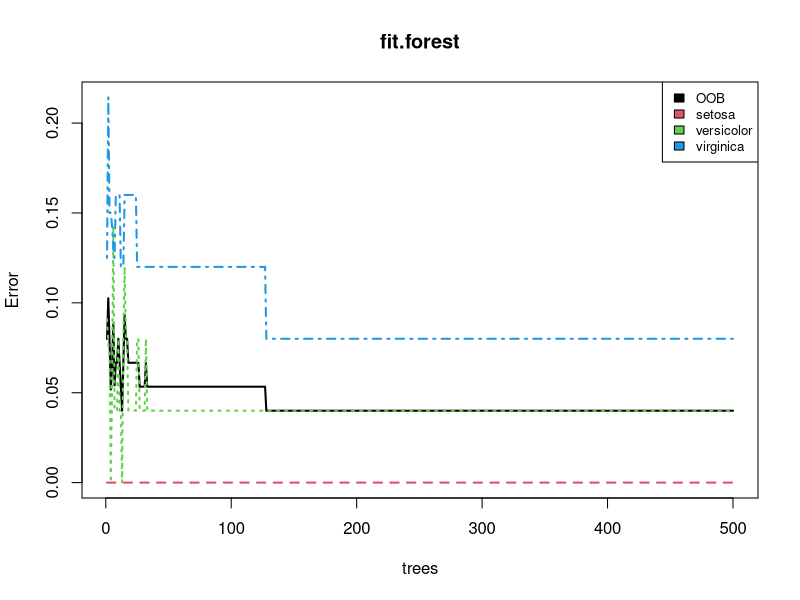

Recreate this plot in R.
# Using Random Forest
install.packages("randomForest")
library(randomForest)
data(iris)
View(iris)
# Splitting data into training and testing. As the species are in order 
# splitting the data based on species 

iris_setosa<-iris[iris$Species=="setosa",] # 50
iris_versicolor <- iris[iris$Species=="versicolor",] # 50
iris_virginica <- iris[iris$Species=="virginica",] # 50
iris_train <- rbind(iris_setosa[1:25,],iris_versicolor[1:25,],iris_virginica[1:25,])
iris_test <- rbind(iris_setosa[26:50,],iris_versicolor[26:50,],iris_virginica[26:50,])

# Building a random forest model on training data 
fit.forest <- randomForest(Species~.,data=iris_train, na.action=na.roughfix,importance=TRUE)
# Training accuracy 
mean(iris_train$Species==predict(fit.forest,iris_train)) # 100% accuracy 

# Prediction of train data
pred_train <- predict(fit.forest,iris_train)
library(caret)


# Confusion Matrix
confusionMatrix(iris_train$Species, pred_train)


# Predicting test data 
pred_test <- predict(fit.forest,newdata=iris_test)
mean(pred_test==iris_test$Species) # Accuracy = 94.6 % 


# Confusion Matrix 

confusionMatrix(iris_test$Species, pred_test)

# Visualization 
plot(fit.forest,lwd=2)
legend("topright", colnames(fit.forest$err.rate),col=1:4,cex=0.8,fill=1:4)

